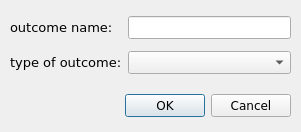
<?xml version="1.0" encoding="UTF-8"?>
<ui version="4.0">
 <class>Dialog</class>
 <widget class="QDialog" name="Dialog">
  <property name="enabled">
   <bool>true</bool>
  </property>
  <property name="geometry">
   <rect>
    <x>0</x>
    <y>0</y>
    <width>301</width>
    <height>132</height>
   </rect>
  </property>
  <property name="minimumSize">
   <size>
    <width>301</width>
    <height>132</height>
   </size>
  </property>
  <property name="maximumSize">
   <size>
    <width>301</width>
    <height>132</height>
   </size>
  </property>
  <property name="font">
   <font>
    <family>Verdana</family>
   </font>
  </property>
  <property name="windowTitle">
   <string>add new outcome</string>
  </property>
  <property name="windowIcon">
   <iconset>
    <normaloff>:/misc/meta.png</normaloff>:/misc/meta.png</iconset>
  </property>
  <widget class="QDialogButtonBox" name="buttonBox">
   <property name="geometry">
    <rect>
     <x>10</x>
     <y>90</y>
     <width>281</width>
     <height>32</height>
    </rect>
   </property>
   <property name="font">
    <font>
     <family>Verdana</family>
    </font>
   </property>
   <property name="orientation">
    <enum>Qt::Horizontal</enum>
   </property>
   <property name="standardButtons">
    <set>QDialogButtonBox::Cancel|QDialogButtonBox::Ok</set>
   </property>
  </widget>
  <widget class="QWidget" name="layoutWidget">
   <property name="geometry">
    <rect>
     <x>10</x>
     <y>10</y>
     <width>281</width>
     <height>71</height>
    </rect>
   </property>
   <layout class="QGridLayout" name="gridLayout">
    <item row="0" column="0">
     <widget class="QLabel" name="label_2">
      <property name="font">
       <font>
        <family>Verdana</family>
        <pointsize>10</pointsize>
       </font>
      </property>
      <property name="text">
       <string>outcome name:</string>
      </property>
     </widget>
    </item>
    <item row="0" column="1">
     <widget class="QLineEdit" name="outcome_name_le">
      <property name="font">
       <font>
        <family>Verdana</family>
       </font>
      </property>
      <property name="alignment">
       <set>Qt::AlignCenter</set>
      </property>
     </widget>
    </item>
    <item row="1" column="0">
     <widget class="QLabel" name="label">
      <property name="font">
       <font>
        <family>Verdana</family>
        <pointsize>10</pointsize>
       </font>
      </property>
      <property name="text">
       <string>type of outcome:</string>
      </property>
     </widget>
    </item>
    <item row="1" column="1">
     <widget class="QComboBox" name="datatype_cbo_box">
      <property name="font">
       <font>
        <family>Verdana</family>
       </font>
      </property>
     </widget>
    </item>
   </layout>
  </widget>
 </widget>
 <resources>
  <include location="images/icons.qrc"/>
 </resources>
 <connections>
  <connection>
   <sender>buttonBox</sender>
   <signal>accepted()</signal>
   <receiver>Dialog</receiver>
   <slot>accept()</slot>
   <hints>
    <hint type="sourcelabel">
     <x>248</x>
     <y>254</y>
    </hint>
    <hint type="destinationlabel">
     <x>157</x>
     <y>274</y>
    </hint>
   </hints>
  </connection>
  <connection>
   <sender>buttonBox</sender>
   <signal>rejected()</signal>
   <receiver>Dialog</receiver>
   <slot>reject()</slot>
   <hints>
    <hint type="sourcelabel">
     <x>316</x>
     <y>260</y>
    </hint>
    <hint type="destinationlabel">
     <x>286</x>
     <y>274</y>
    </hint>
   </hints>
  </connection>
 </connections>
</ui>
